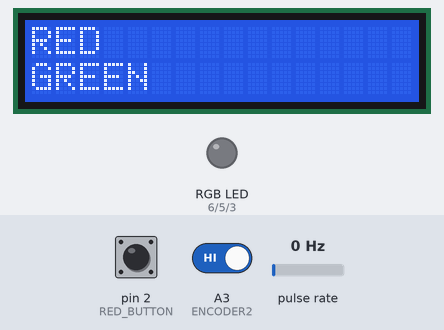
This sketch was run on a simulated Arduino Uno, built with avr-gcc and run on an emulated ATmega328P. Shown: 16×2 character LCD, an RGB LED mixed from three pins (HIGH = lit). Wiring (inferred from the names in the program): pulse sensor: data A2. Inputs (shaded band) come from the test bench; at power-on: pulse rate 0 Hz, pin 2 (RED_BUTTON) HIGH, A3 (ENCODER2) HIGH.

Above: at 1.2 s.
1.3 s: pulse rate (sensor on A2) set to 150 Hz
At 2.9 s:
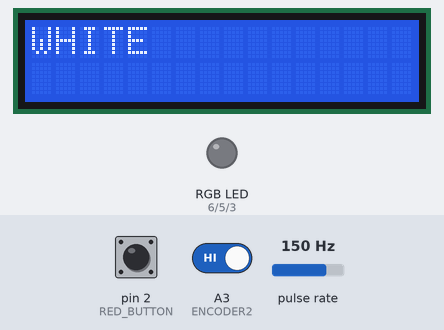
4.3 s: pin 2 (RED_BUTTON) pulled LOW for 0.15 s
At 4.46 s:
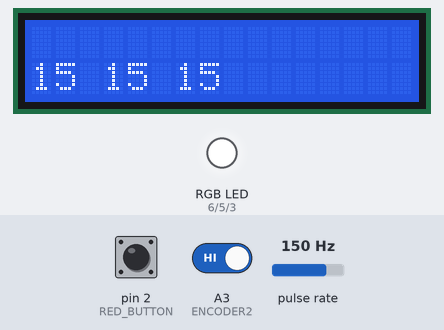
5.0 s: pin 2 (RED_BUTTON) pulled LOW for 1 s
At 6.4 s:
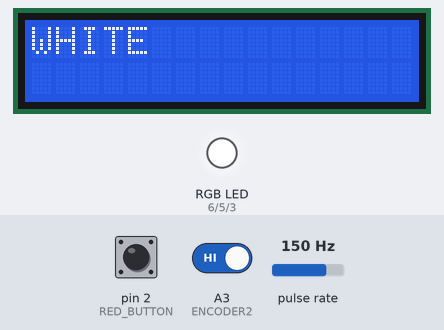
7.5 s: pin 2 (RED_BUTTON) pulled LOW for 0.15 s
At 7.67 s:
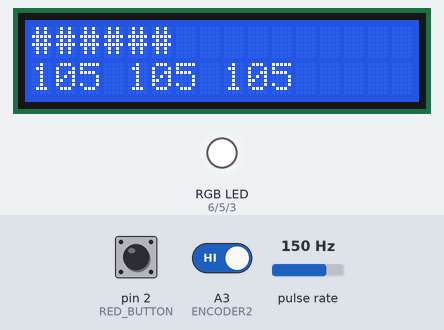
8.2 s: A3 (ENCODER2) driven LOW
At 8.31 s:
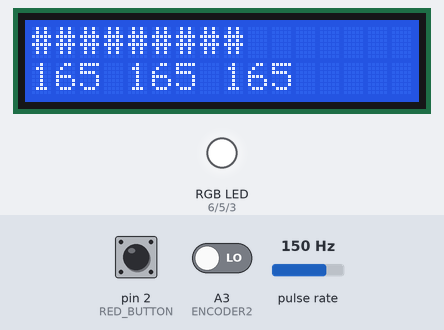
10.2 s: A3 (ENCODER2) driven HIGH
At 12.5 s:
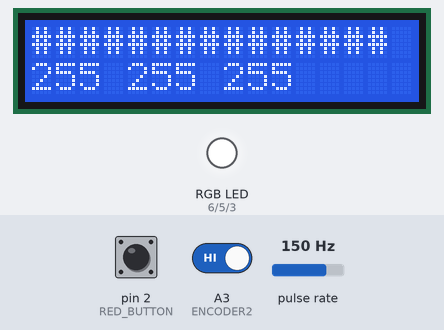
Timing chart, 0 to 14.0 s (numbered marks = the images above; inputs shaded):
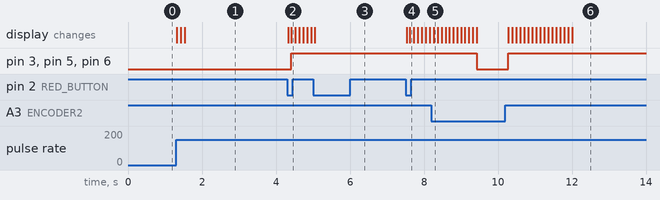

The sketch:

EX2.ino
```cpp
#include <Arduino.h>
#include <LiquidCrystal_I2C.h>
#include <util/atomic.h>

#define LED_RED 6
#define LED_GREEN 5
#define LED_BLUE 3

#define ENCODER1 A2
#define ENCODER2 A3

#define RED_BUTTON 2

#define DEBOUNCING_PERIOD 100
#define RED_BUTTON_DEBOUNCING_PERIOD 10

LiquidCrystal_I2C lcd(0x27, 16, 2);

int menuItem = 0;
String menuOptions[] = {"RED", "GREEN", "BLUE", "WHITE"};

int currentRGB[3] = {0, 0, 0};

void printOuterMenu(int menuItem)
{
    lcd.clear();
    lcd.setCursor(0, 0);

    if (menuItem == 3)
    {
        lcd.print("WHITE");
    }
    else
    {
        lcd.print(menuOptions[menuItem]);
        lcd.setCursor(0, 1);
        lcd.print(menuOptions[(menuItem + 1) % 4]);
    }
}

void printInnerMenu()
{
    lcd.clear();
    lcd.setCursor(0, 0);

    for (size_t i = 0; i < currentRGB[menuItem % 3] / 17; i++)
    {
        lcd.print("#");
    }

    lcd.setCursor(0, 1);
    lcd.print(currentRGB[0]);
    lcd.print(" ");
    lcd.print(currentRGB[1]);
    lcd.print(" ");
    lcd.print(currentRGB[2]);
}

void setup()
{
    pinMode(LED_RED, OUTPUT);
    pinMode(LED_GREEN, OUTPUT);
    pinMode(LED_BLUE, OUTPUT);

    pinMode(RED_BUTTON, INPUT_PULLUP);

    pinMode(ENCODER1, INPUT_PULLUP);
    pinMode(ENCODER2, INPUT_PULLUP);

    lcd.init();
    lcd.backlight();
    printOuterMenu(menuItem);

    PCICR |= (1 << PCIE1);
    PCMSK1 |= (1 << PCINT10);
}

bool currentlyOuterMenu = true;

volatile int encoder1 = HIGH;
volatile int encoder2 = HIGH;
volatile unsigned long encoderTimestamp = 0UL;

ISR(PCINT1_vect)
{
    encoder1 = digitalRead(ENCODER1);
    encoder2 = digitalRead(ENCODER2);
    encoderTimestamp = millis();
}

int encoderValue = 0;
int lastEn1 = LOW;
unsigned long lastChangeTimestamp = 0UL;
void loop()
{
    int en1;
    int en2;
    unsigned long timestamp;

    ATOMIC_BLOCK(ATOMIC_RESTORESTATE)
    {
        en1 = encoder1;
        en2 = encoder2;
        timestamp = encoderTimestamp;
    }

    if (en1 == LOW && timestamp > lastChangeTimestamp + DEBOUNCING_PERIOD)
    {
        if (en2 == HIGH)
        {
            if (currentlyOuterMenu)
            {
                if (menuItem < 3) menuItem++;
            }
            else {
                encoderValue = currentRGB[menuItem % 3];
                if (encoderValue < 255)
                encoderValue += 15;
            }
        }
        else
        {
            if (currentlyOuterMenu)
            {
                if (menuItem > 0) menuItem--;
            }
            else {
                encoderValue = currentRGB[menuItem % 3];
                if (encoderValue > 0)
                encoderValue -= 15;
            }
        }
        lastChangeTimestamp = timestamp;

        navigateOuterMenu();
        lastChangeTimestamp = timestamp;
    }
    lastEn1 = en1;

    if (wasRedButtonClicked())
    {
        currentlyOuterMenu = !currentlyOuterMenu;
        if (currentlyOuterMenu)
        {
            printOuterMenu(menuItem);
        }
        else
        {
            printInnerMenu();
        }
    }
}

void navigateOuterMenu()
{
    if (currentlyOuterMenu)
    {
        printOuterMenu(menuItem);
    }
    else
    {
        navigateInnerMenu();
    }
}

void navigateInnerMenu()
{
    if (menuItem == 3)
    {
        currentRGB[0] = encoderValue;
        currentRGB[1] = encoderValue;
        currentRGB[2] = encoderValue;
    }
    else currentRGB[menuItem] = encoderValue;

    printInnerMenu();
    changeRGB();
}

bool wasRedButtonClicked()
{
    static int debounced_button_state = HIGH;
    static int previous_reading = HIGH;
    static unsigned long last_change_time = 0UL;
    bool isPressed = false;

    int current_reading = digitalRead(RED_BUTTON);

    if (previous_reading != current_reading)
    {
        last_change_time = millis();
    }

    if (millis() - last_change_time > RED_BUTTON_DEBOUNCING_PERIOD)
    {
        if (current_reading != debounced_button_state)
        {
            if (debounced_button_state == HIGH && current_reading == LOW)
            {
                isPressed = true;
            }
            debounced_button_state = current_reading;
        }
    }

    previous_reading = current_reading;

    return isPressed;
}

void changeRGB() {
    digitalWrite(LED_RED, currentRGB[0]);
    digitalWrite(LED_GREEN, currentRGB[1]);
    digitalWrite(LED_BLUE, currentRGB[2]);
}

void minOfThree(int a, int b, int c) {
    if (a < b && a < c) return a;
    if (b < a && b < c) return b;
    return c;
}
```

Measured:
- after the input at 1.3 s, the display: first changes at once (image 1 shows a later state)
- after the input at 4.3 s, pin 3 (LED_BLUE), pin 5 (LED_GREEN), pin 6 (LED_RED): LOW → HIGH after 0.11 s; the display: first changes at once (image 2 shows a later state)
- after the input at 5.0 s, the display: changes after 0.05 s (image 3)
- after the input at 7.5 s, the display: first changes at once (image 4 shows a later state)
- after the input at 8.2 s, pin 3 (LED_BLUE), pin 5 (LED_GREEN), pin 6 (LED_RED): HIGH → LOW after 1.2 s; the display: changes after 0.06 s (image 5)
- after the input at 10.2 s, pin 3 (LED_BLUE), pin 5 (LED_GREEN), pin 6 (LED_RED): LOW → HIGH after 0.08 s; the display: first changes after 0.08 s (image 6 shows a later state)
